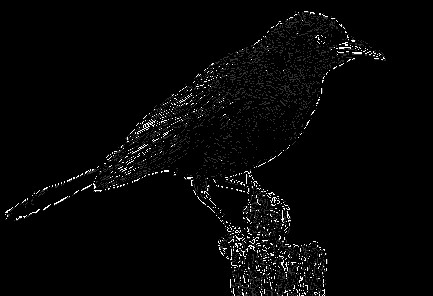
#> input picture hw3_edge_dection/data/bird_edge.jpg, 433 x 296 px
$ python dilate.py
#> lines starting #> are read from the running program, lines starting #| are printed output that depends on the picture; after the words box and inside, x2 and y2 are one past the last pixel; in counts of white or black regions, pixels touching at a corner belong together
import numpy as np
import scipy.signal as signal
import matplotlib.pyplot as plt
import cv2

import os.path as path
import funcs

# dilation kernel size
KERNEL_SIZE = 3

IMAGE = './data/bird_edge.jpg'

absolute_image = path.abspath( path.join( path.dirname(__file__), IMAGE ) )
if not path.exists(absolute_image):
    print("image", IMAGE, "is not exist")
    exit()

# read image
image = cv2.imread(absolute_image)
#> image is the input picture: shape (296, 433, 3); min 0, max 255, mean 6.7

# convert to grayscale image
gray_image = cv2.cvtColor(image, cv2.COLOR_BGR2GRAY)

border_width = int((KERNEL_SIZE-1) / 2)

padded_image = np.zeros((gray_image.shape[0] + 2 * border_width, gray_image.shape[1] + 2 * border_width), dtype=np.uint8)

padded_image[border_width:padded_image.shape[0]-border_width, border_width:padded_image.shape[1]-border_width] = gray_image[:,:]
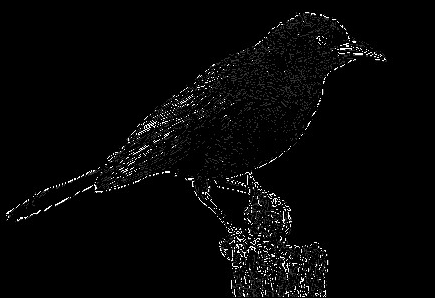
#> padded_image: shape (298, 435); min 0, max 255, mean 6.6

# top left corner square reflection
for r in range(0, border_width):
    for c in range(0, border_width):
        padded_image[r, c] = padded_image[border_width + (border_width - 1 - r), border_width + (border_width - 1 - c)]

# top center strip reflection
for r in range(0, border_width):
    for c in range(border_width, padded_image.shape[1] - border_width):
        padded_image[r, c] = padded_image[border_width + (border_width - 1 - r), c]

# top right square corner reflection
for r in range(0, border_width):
    for c in range(padded_image.shape[1] - border_width, padded_image.shape[1]):
        padded_image[r, c] = padded_image[border_width + (border_width - 1 - r), (padded_image.shape[1]-1-border_width) - (c - (padded_image.shape[1] - border_width))]

# left center strip reflection
for r in range(border_width, padded_image.shape[0] - border_width):
    for c in range(0, border_width):
        padded_image[r, c] = padded_image[r, border_width + (border_width - 1 - c)]
#> padded_image: shape (298, 435); 0.01% of pixels changed, all inside (x1, y1, x2, y2) = (0, 210, 1, 223)

# left bottom square corner reflection
for r in range(padded_image.shape[0] - border_width, padded_image.shape[0]):
    for c in range(0, border_width):
        padded_image[r, c] = padded_image[(padded_image.shape[0] - border_width - 1) - (r - (padded_image.shape[0] - border_width)), border_width + (border_width - 1 - c)]

# left center strip reflection
for r in range(padded_image.shape[0] - border_width, padded_image.shape[0]):
    for c in range(border_width, padded_image.shape[1] - border_width):
        padded_image[r, c] = padded_image[(padded_image.shape[0] - border_width - 1) - (r - (padded_image.shape[0] - border_width)), c]
#> padded_image: shape (298, 435); min 0, max 255, mean 6.6

# right bottom square corner reflection
for r in range(padded_image.shape[0] - border_width, padded_image.shape[0]):
    for c in range(padded_image.shape[1] - border_width, padded_image.shape[1]):
        padded_image[r, c] = padded_image[(padded_image.shape[0] - border_width - 1) - (r - (padded_image.shape[0] - border_width)), (padded_image.shape[1]-1-border_width) - (c - (padded_image.shape[1] - border_width))]

# right center square strip reflection
for r in range(border_width, padded_image.shape[0] - border_width):
    for c in range(padded_image.shape[1] - border_width, padded_image.shape[1]):
        padded_image[r, c] = padded_image[r, (padded_image.shape[1]-1-border_width) - (c - (padded_image.shape[1] - border_width))]


convolved_image = np.zeros(gray_image.shape, dtype=np.uint8)

for r in range(convolved_image.shape[0]):
    for c in range(convolved_image.shape[1]):

        # convolve the image: replace pixel with max value of its neighbor
        shifted_r = r + border_width
        shifted_c = c + border_width

        max = 0

        for i in range(shifted_r - int((KERNEL_SIZE-1)/2), shifted_r + int((KERNEL_SIZE-1)/2)):
            for j in range(shifted_c - int((KERNEL_SIZE-1)/2), shifted_c + int((KERNEL_SIZE-1)/2)):
                if padded_image[i, j] > max:
                    max = padded_image[i, j]

        if max > 0:
            convolved_image[r, c] = max
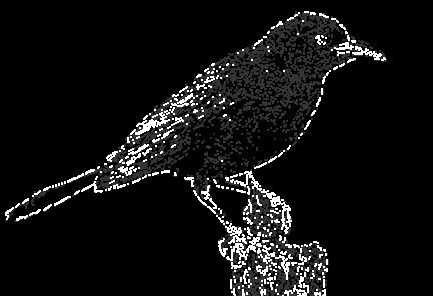
#> convolved_image: shape (296, 433); min 0, max 255, mean 17.9

plt.subplot(1, 2, 1)
plt.imshow(gray_image, cmap='gray')
plt.title('Original Image'), plt.xticks([]), plt.yticks([])
plt.subplot(1, 2, 2)
plt.imshow(convolved_image, cmap='gray')
plt.title('Dilated Image'), plt.xticks([]), plt.yticks([])
plt.show()
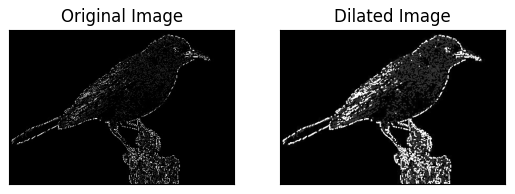
#> figure drawn by matplotlib, 2 panels
